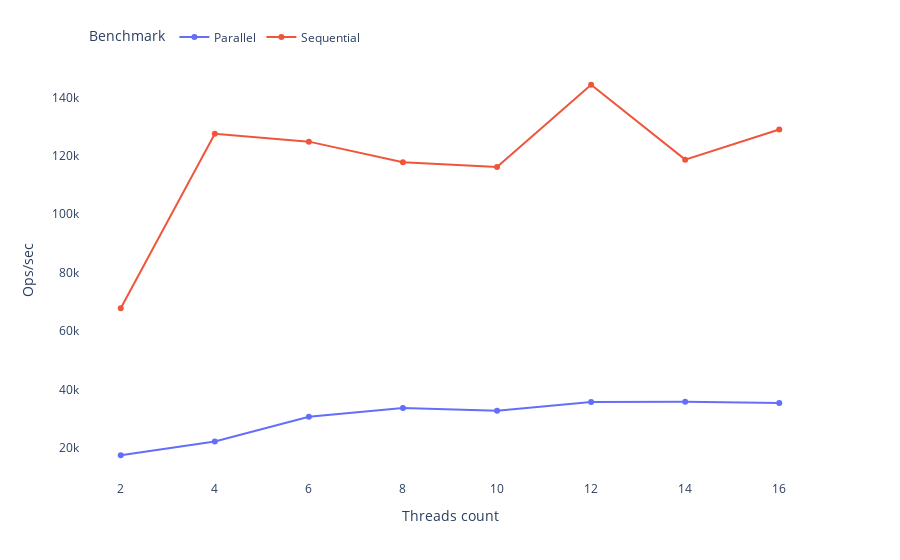

Write notebook code for a chart like this one.
### Markdown cell above
## 1000 items

### Code cell
items = 1000
chart = create_chart(scores.loc[scores['size']==items])
write_chart(chart,profile,f'{benchmark}-{items}')
chart

### Figure 1 — Plotly figure (JSON) as saved in the notebook; plotly's stock layout.template omitted (floating-point values rounded to 4 significant figures)
{"data": [{"hovertemplate": "Benchmark=Parallel<br>Threads count=%{x}<br>Ops/sec=%{y}<extra></extra>", "legendgroup": "Parallel", "line": {"color": "#636efa", "dash": "solid"}, "marker": {"symbol": "circle"}, "mode": "lines+markers", "name": "Parallel", "orientation": "v", "showlegend": true, "type": "scatter", "x": [2, 4, 6, 8, 10, 12, 14, 16], "xaxis": "x", "y": [17520.0, 22220.0, 30670.0, 33730.0, 32720.0, 35710.0, 35820.0, 35420.0], "yaxis": "y"}, {"hovertemplate": "Benchmark=Sequential<br>Threads count=%{x}<br>Ops/sec=%{y}<extra></extra>", "legendgroup": "Sequential", "line": {"color": "#EF553B", "dash": "solid"}, "marker": {"symbol": "circle"}, "mode": "lines+markers", "name": "Sequential", "orientation": "v", "showlegend": true, "type": "scatter", "x": [2, 4, 6, 8, 10, 12, 14, 16], "xaxis": "x", "y": [67810.0, 127600.0, 124900.0, 117800.0, 116200.0, 144300.0, 118700.0, 129000.0], "yaxis": "y"}], "layout": {"autosize": true, "legend": {"orientation": "h", "title": {"text": "Benchmark"}, "tracegroupgap": 0, "x": 0.01, "xanchor": "left", "y": 1.02, "yanchor": "bottom"}, "margin": {"t": 60}, "plot_bgcolor": "rgba(0, 0, 0, 0)", "xaxis": {"anchor": "y", "autorange": true, "domain": [0, 1], "dtick": 2, "range": [1.156, 16.84], "tick0": 2, "title": {"text": "Threads count"}, "type": "linear"}, "yaxis": {"anchor": "x", "autorange": true, "domain": [0, 1], "range": [7706.0, 154200.0], "title": {"text": "Ops/sec"}, "type": "linear"}}}
